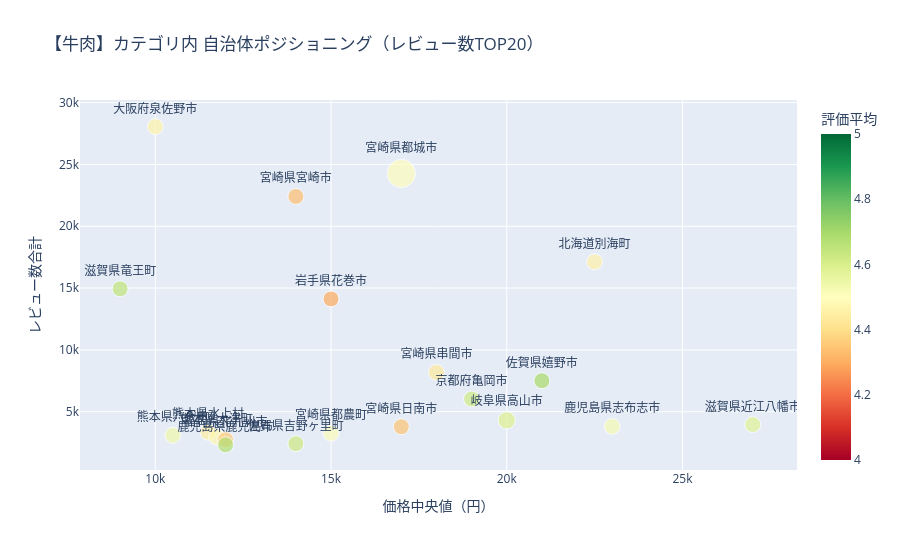

Notebook code for this chart:
### Markdown cell above
## 4. カテゴリ内 自治体別の差（中江さんの着眼点）

同じカテゴリでも自治体によって「価格帯」「レビュー数」が大きく異なるか？  
→ これが Week 3 の自治体戦略分類の根拠になる。

### Code cell
shop_analysis = category_shop_analysis(df)

# 牛肉カテゴリでの自治体間比較（上位20自治体）
FOCUS_CATEGORY = '牛肉'
top_shops = (
    shop_analysis[shop_analysis['category'] == FOCUS_CATEGORY]
    .nlargest(20, 'レビュー数_合計')
)

fig = px.scatter(
    top_shops,
    x='価格_中央値', y='レビュー数_合計',
    size='商品数', color='評価平均',
    text='shop_name',
    color_continuous_scale='RdYlGn',
    range_color=[4.0, 5.0],
    title=f'【{FOCUS_CATEGORY}】カテゴリ内 自治体ポジショニング（レビュー数TOP20）',
    labels={'価格_中央値': '価格中央値（円）', 'レビュー数_合計': 'レビュー数合計', '商品数': '商品数'},
    height=550
)
fig.update_traces(textposition='top center', marker=dict(sizemin=8))
fig.show()

### Figure 1 — Plotly figure (JSON) as saved in the notebook; plotly's stock layout.template omitted (floating-point values rounded to 4 significant figures)
{"data": [{"hovertemplate": "価格中央値（円）=%{x}<br>レビュー数合計=%{y}<br>商品数=%{marker.size}<br>shop_name=%{text}<br>評価平均=%{marker.color}<extra></extra>", "legendgroup": "", "marker": {"color": [4.457, 4.494, 4.333, 4.456, 4.649, 4.297, 4.433, 4.693, 4.619, 4.588, 4.579, 4.523, 4.343, 4.445, 4.512, 4.538, 4.473, 4.358, 4.626, 4.675], "coloraxis": "coloraxis", "size": [61, 230, 57, 42, 17, 24, 15, 22, 61, 87, 65, 38, 52, 8, 17, 12, 6, 24, 35, 41], "sizemin": 8, "sizemode": "area", "sizeref": 0.575, "symbol": "circle"}, "mode": "markers+text", "name": "", "orientation": "v", "showlegend": false, "text": ["大阪府泉佐野市", "宮崎県都城市", "宮崎県宮崎市", "北海道別海町", "滋賀県竜王町", "岩手県花巻市", "宮崎県串間市", "佐賀県嬉野市", "京都府亀岡市", "岐阜県高山市", "滋賀県近江八幡市", "鹿児島県志布志市", "宮崎県日南市", "熊本県水上村", "宮崎県都農町", "熊本県八代市", "熊本県大津町", "福岡県北九州市", "佐賀県吉野ヶ里町", "鹿児島県鹿児島市"], "textposition": "top center", "type": "scatter", "x": [10000.0, 17000.0, 14000.0, 22500.0, 9000.0, 15000.0, 18000.0, 21000.0, 19000.0, 20000.0, 27000.0, 23000.0, 17000.0, 11500.0, 15000.0, 10500.0, 11750.0, 12000.0, 14000.0, 12000.0], "xaxis": "x", "y": [28059, 24271, 22409, 17119, 14939, 14123, 8178, 7505, 6032, 4303, 3955, 3806, 3780, 3340, 3258, 3091, 2953, 2732, 2413, 2319], "yaxis": "y"}], "layout": {"coloraxis": {"cmax": 5, "cmin": 4, "colorbar": {"title": {"text": "評価平均"}}, "colorscale": [[0, "rgb(165,0,38)"], [0.1, "rgb(215,48,39)"], [0.2, "rgb(244,109,67)"], [0.3, "rgb(253,174,97)"], [0.4, "rgb(254,224,139)"], [0.5, "rgb(255,255,191)"], [0.6, "rgb(217,239,139)"], [0.7, "rgb(166,217,106)"], [0.8, "rgb(102,189,99)"], [0.9, "rgb(26,152,80)"], [1, "rgb(0,104,55)"]]}, "height": 550, "legend": {"itemsizing": "constant", "tracegroupgap": 0}, "title": {"text": "【牛肉】カテゴリ内 自治体ポジショニング（レビュー数TOP20）"}, "xaxis": {"anchor": "y", "domain": [0, 1], "title": {"text": "価格中央値（円）"}}, "yaxis": {"anchor": "x", "domain": [0, 1], "title": {"text": "レビュー数合計"}}}}
